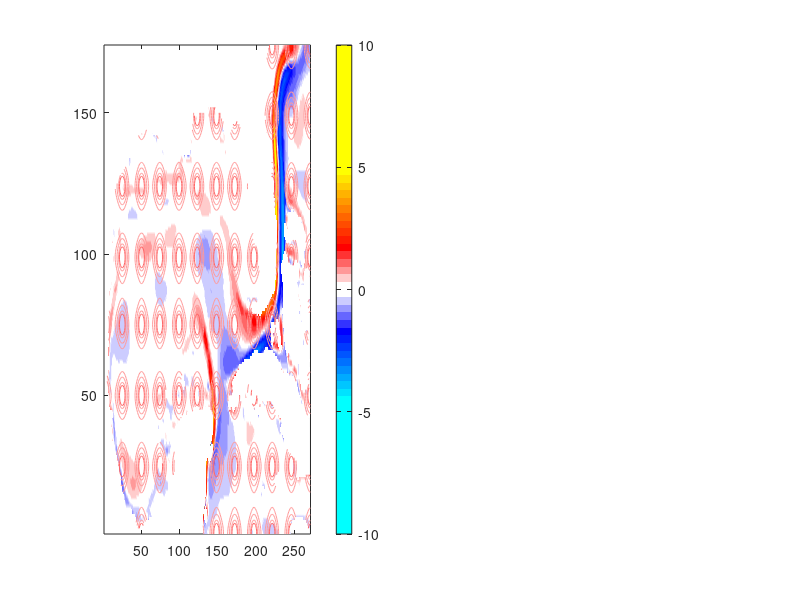

MATLAB code to generate this figure: (Note: this script raises an error after producing the figure.)
close all;
load('output/hycom/kernel_viz.mat')

%% Plot weighted sum of approximate ranks
nx = flow.nx; ny = flow.ny; mask = flow.mask;
n = nx*ny;

% Plot un-normalized kernel coverage
unweighted_kernels(mask) = NaN;

mean_flow = flow.mean_flow;
mean_flow(mask) = NaN; % Mask land for plotting

figure()
subplot(121)
pcolor(reshape(mean_flow, ny, nx)); hold on
colormap(gca, flow.cmap); caxis(flow.clim); colorbar; shading interp

% Plot contours for unweighted kernels
contour(reshape(unweighted_kernels, ny, nx), [0.7, 0.8, 0.9, 0.95], 'Color', 'k');
set(gca, 'Color', [100 100 100]/255);  % Set NaN (as background) to gray
set(gca,'xtick',[]); set(gca,'ytick',[])
title('Mean vorticity with kernel centers')


% POD 99% energy cutoff
weighted_dim(mask) = NaN;

subplot(122)
pcolor(reshape(weighted_dim, ny, nx)); shading flat
set(gca, 'Color', [100 100 100]/255);  % Set NaN (as background) to gray
colormap(gca, 'jet'); colorbar
set(gca,'xtick',[]); set(gca,'ytick',[])
title('Local "rank" (99% energy cutoff)')

set(gcf ,'Position',[100 100 4*nx 2*ny])
